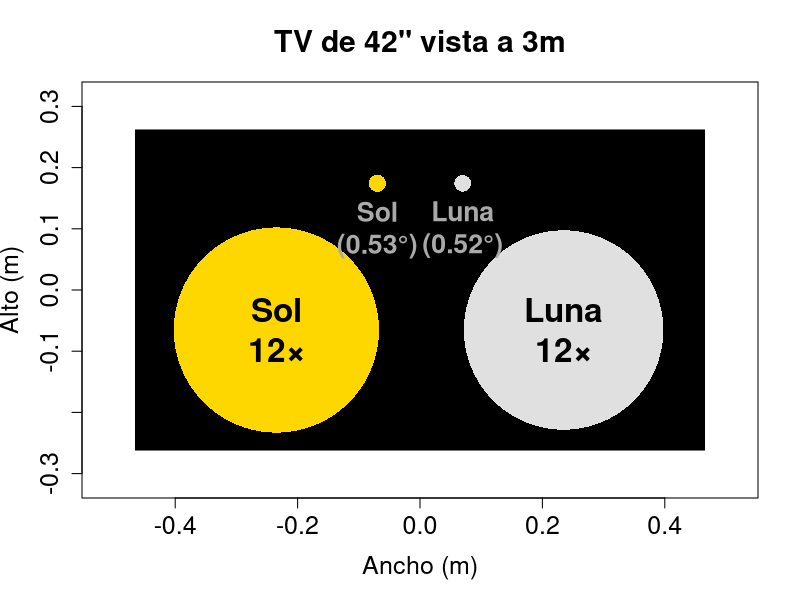
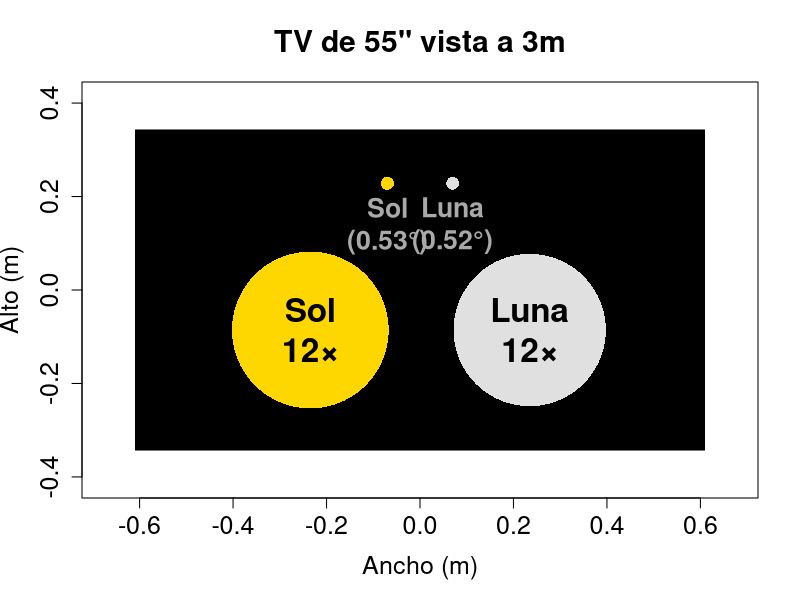
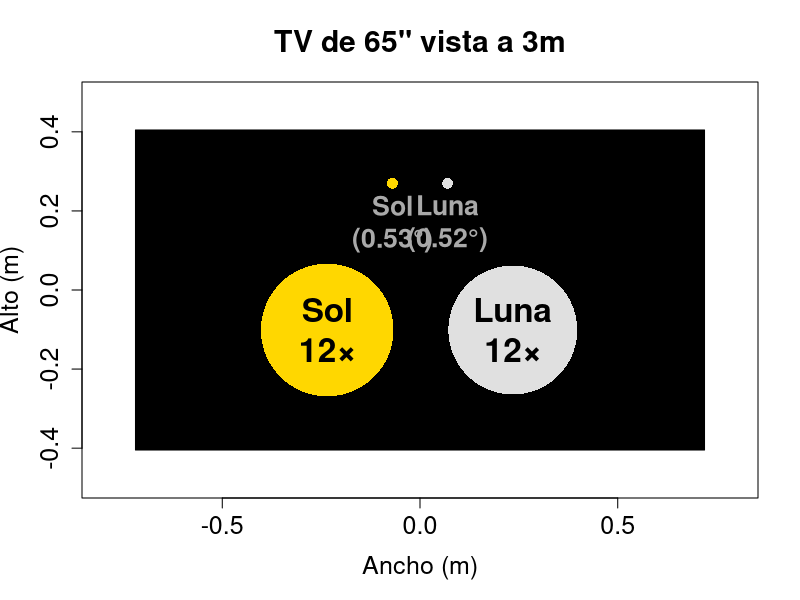

These charts were generated, in order, by the following R code:
# Relative observed size of the Sun and the Moon vs a regular TV screen
# www.overfitting.net
# https://www.overfitting.net/2026/06/el-sol-y-la-luna-se-ven-mas-pequenos-de.html

library(Cairo)

dibujar_comparacion_visual <- function(pulgadas, distancia_m, aumento = 12) {
    
    # 1. Dimensiones de la TV (16:9)
    # Teorema de Pitágoras para sacar ancho y alto (16^2 + 9^2 = 337)
    pulgadas_a_m <- 0.0254
    diag_m <- pulgadas * pulgadas_a_m
    ancho_tv <- diag_m * (16 / sqrt(337))
    alto_tv  <- diag_m * (9  / sqrt(337))
    
    # 2. Ángulos aparentes
    # El diámetro angular promedio del Sol es ~0.533 grados y el de la Luna ~0.518 grados
    angulo_sol_rad  <- 0.533 * pi / 180
    angulo_luna_rad <- 0.518 * pi / 180
    
    # Fórmula geométrica: Tamaño = 2 * distancia * tan(ángulo / 2)
    diam_sol_m  <- 2 * distancia_m * tan(angulo_sol_rad/2)
    diam_luna_m <- 2 * distancia_m * tan(angulo_luna_rad/2)
    
    # Tamaño aparente con binoculares
    
    # Aproximación (válida en un 99.99%)
    # diam_sol_bin_m  <- diam_sol_m  * aumento
    # diam_luna_bin_m <- diam_luna_m * aumento
    
    # Valor exacto (el aumento 12x es angular)
    angulo_sol_bin_rad  <- aumento * angulo_sol_rad
    angulo_luna_bin_rad <- aumento * angulo_luna_rad
    diam_sol_bin_m  <- 2 * distancia_m * tan(angulo_sol_bin_rad/2)
    diam_luna_bin_m <- 2 * distancia_m * tan(angulo_luna_bin_rad/2)

    
    # 3. Configuración del gráfico
    # asp=1 es crucial para que los metros en X e Y midan lo mismo visualmente y no se deforme
    margen <- max(diam_sol_bin_m, diam_luna_bin_m) * 0.7

    plot(
        0, 0, type = "n",
        xlim = c(-ancho_tv/2 * 1.1, ancho_tv/2 * 1.1),
        ylim = c(-alto_tv/2 * 1.1, alto_tv/2 * 1.1),
        asp = 1,
        xlab = "Ancho (m)",
        ylab = "Alto (m)",
        main = paste0("TV de ", pulgadas, "\" vista a ", distancia_m, "m"),
        cex.main = 1.8,
        cex.lab = 1.5,
        cex.axis = 1.5
    )
    
    # Dibujar el marco de la TV
    rect(-ancho_tv/2, -alto_tv/2, ancho_tv/2, alto_tv/2, col = "black")
    
    
    # Función auxiliar para dibujar círculos (polígonos de muchos lados)
    dibujar_circulo <- function(x, y, diametro, col) {
        radio <- diametro / 2
        theta <- seq(0, 2*pi, length.out = 800)
        polygon(
            x + radio*cos(theta),
            y + radio*sin(theta),
            col = col,
            border = NA
        )
    }
    
    # 4. Dibujar el Sol y la Luna dentro de la TV
    # Los separamos un poco para que se comparen bien uno al lado del otro
    separacion_normal <- diam_sol_m * 5
    separacion_bin    <- diam_sol_bin_m * 1.4
    y_normal <-  alto_tv/3
    y_bin    <- -alto_tv/8
    
    # Dibujar tamaño real
    dibujar_circulo(-separacion_normal/2, y_normal, diam_sol_m, "#FFD700")
    dibujar_circulo(separacion_normal/2, y_normal, diam_luna_m, "#E0E0E0")

    # Dibujar tamaño con binoculares
    dibujar_circulo(-separacion_bin/2, y_bin, diam_sol_bin_m, "#FFD700")
    dibujar_circulo(separacion_bin/2, y_bin, diam_luna_bin_m, "#E0E0E0")
    
    # Añadir etiquetas
    text(-separacion_normal/2, y_normal - diam_sol_m, "Sol\n(0.53°)",
         pos = 1, cex = 1.6, font = 2, col = "darkgray")
    text(separacion_normal/2, y_normal - diam_luna_m, "Luna\n(0.52°)",
         pos = 1, cex = 1.6, font = 2, col = "darkgray")
    text(-separacion_bin/2, y_bin, paste0("Sol\n", aumento, "×"),
         cex = 2, font = 2, col = "black")
    text(separacion_bin/2, y_bin, paste0("Luna\n", aumento, "×"),
         cex = 2, font = 2, col = "black")
    
    # Mensaje en la consola con los datos exactos
    cat("\n-----------------------------------------\n")
    cat(sprintf("TV de %.1f pulgadas\n", pulgadas))
    cat(sprintf("Ancho: %.3f m\n", ancho_tv))
    cat(sprintf("Alto : %.3f m\n", alto_tv))
    
    cat("\nVisión normal\n")
    cat(sprintf("Sol : %.2f cm\n", diam_sol_m*100))
    cat(sprintf("Luna: %.2f cm\n", diam_luna_m*100))
    
    cat(sprintf("\nCon binoculares %d×\n", aumento))
    cat(sprintf("Sol : %.2f cm\n", diam_sol_bin_m*100))
    cat(sprintf("Luna: %.2f cm\n", diam_luna_bin_m*100))
}

#####################################


# Ejemplos de TV a una distancia de 3m
DIMX <- 512
DIMX <- 1024

CairoPNG("tv_sun_moon_42_3m.png", width = DIMX, height = DIMX*9/16)
dibujar_comparacion_visual(pulgadas = 42, distancia_m = 3)
dev.off()

CairoPNG("tv_sun_moon_55_3m.png", width = DIMX, height = DIMX*9/16)
dibujar_comparacion_visual(pulgadas = 55, distancia_m = 3)
dev.off()

CairoPNG("tv_sun_moon_65_3m.png", width = DIMX, height = DIMX*9/16)
dibujar_comparacion_visual(pulgadas = 65, distancia_m = 3)
dev.off()
